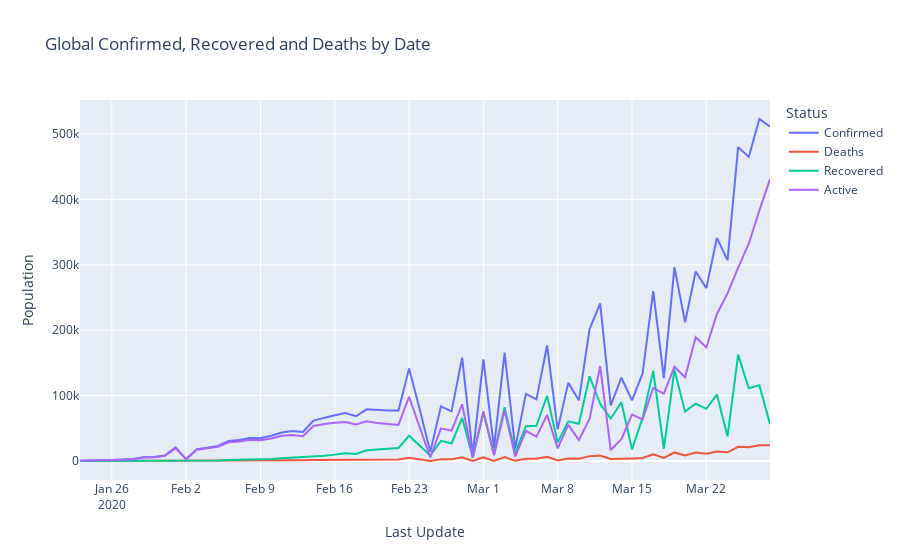

The code cell stored with this chart in its notebook:
### Code cell
covid_19_world_totals_state = covid_19_overall[['Last Update', 'Confirmed', 'Deaths', 'Active', 'Recovered']].melt(id_vars=['Last Update'], 
            value_vars=['Confirmed', 'Deaths', 'Recovered', 'Active'], value_name="Population", var_name='Status')
world_chart = px.line(covid_19_world_totals_state, 
    x="Last Update", y="Population", color="Status", title="Global Confirmed, Recovered and Deaths by Date")
world_chart.show()
#world_chart.write_image('./www/global.png')
